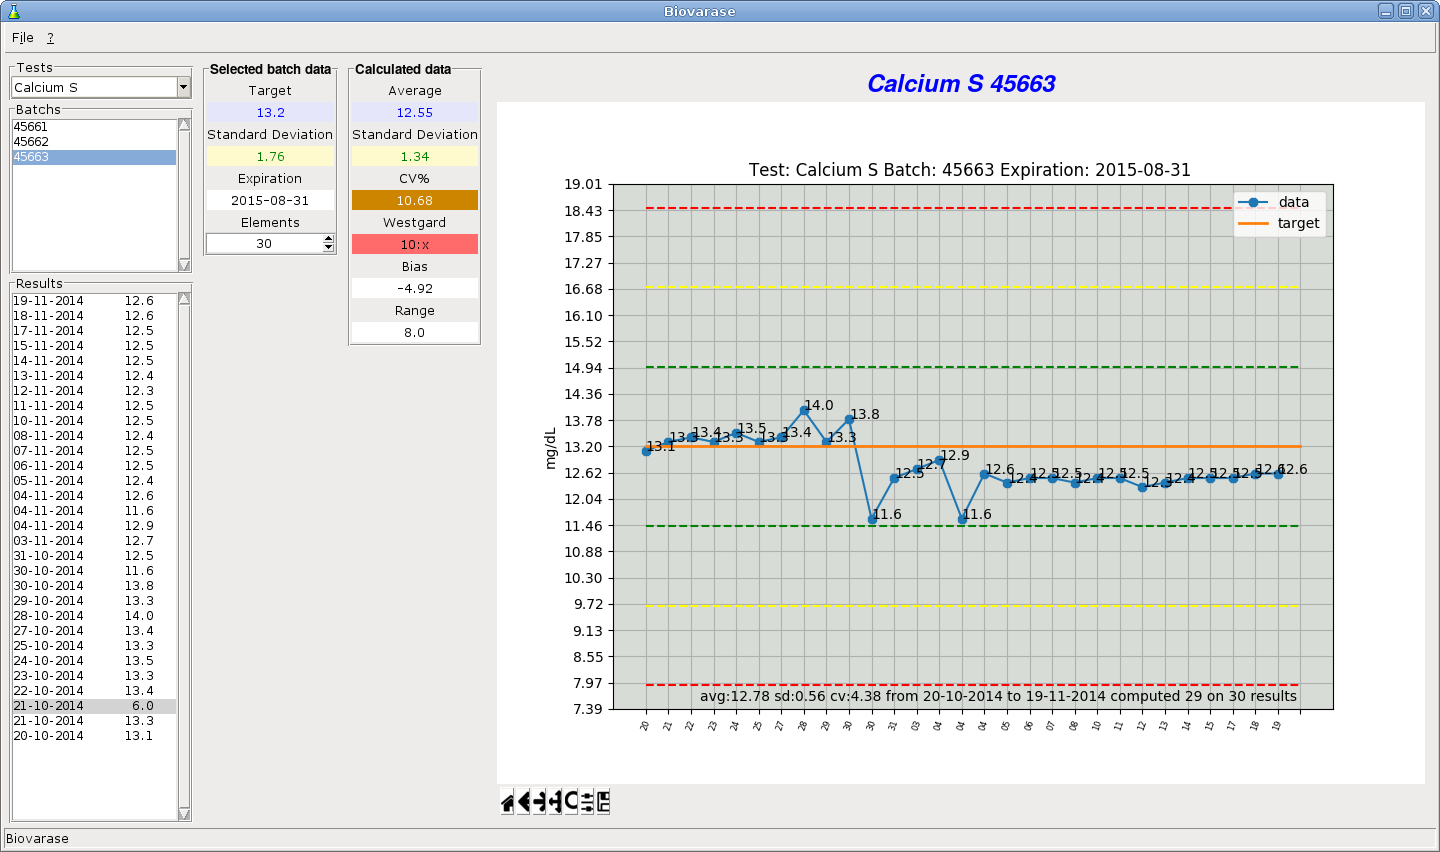

The script that saved this image:
#!/usr/bin/env python
#-----------------------------------------------------------------------------
# project:  biovarase
# authors:  1966bc
# mailto:   [[email redacted]]
# modify:   04/05/2017
# version:  0.2                                                                  
#-----------------------------------------------------------------------------

from Tkinter import *
import tkMessageBox
import tkFont
import ttk
import datetime
import threading
import tempfile
import numpy as np
import matplotlib.pyplot as plt
from matplotlib.backends.backend_tkagg import FigureCanvasTkAgg, NavigationToolbar2TkAgg

from engine import Engine
import elements, tests, data_manager, units


class Launcher(threading.Thread,):
    def __init__(self,path):
        threading.Thread.__init__(self)
        self.engine = Engine()
        self.path = path
    def run(self):
        self.engine.open_file(self.path)


class Biovarase(Frame):
    def __init__(self, master=None):
                
        Frame.__init__(self,master)

        #self.master.resizable(0,0)
        self.engine = Engine()
        self.master.title(self.engine.title)

        self.average = DoubleVar()
        self.bias = DoubleVar()
        self.westgard = StringVar()
        self.calculated_sd = DoubleVar()
        self.calculated_cv = DoubleVar()
        self.range = DoubleVar()
        self.elements = IntVar()
        self.target = DoubleVar()
        self.sd = DoubleVar()
        self.expiration = StringVar()
        self.levey_jennings = None
        self.axes = None

        
        self.format_frame_labels = tkFont.Font(family='Arial',weight='bold')
        self.format_label = tkFont.Font(family='Helvetica',size=14,)
       
             
        self.init_menu()
        self.init_status_bar()
        self.init_window()
     
    def init_menu(self):

        mnuMain = Menu(self.master, bd = 1)
        
        mFile = Menu(mnuMain, tearoff=0, bd = 1)
        mParameters = Menu(mnuMain, tearoff=0, bd = 1)
        mAbout = Menu(mnuMain, tearoff=0, bd = 1)
        
        mnuMain.add_cascade(label="File", menu=mFile)
        mnuMain.add_cascade(label="Info", menu=mAbout)

        mFile.add_command(label="Reset", command=self.on_reset)
        mFile.add_command(label="Export", command=self.on_export)
        mFile.add_command(label="Set Elements", command=self.on_elements)
        mFile.add_command(label="Tests", command=self.on_tests)
        mFile.add_command(label="Batchs and Results", command=self.on_data_manager)
        mFile.add_command(label="Units", command=self.on_units)
        mFile.add_command(label="Exit", command=self.on_exit)
        mAbout.add_command(label="About", command=self.on_about)
     
        self.master.config(menu=mnuMain)

    def init_status_bar(self):

        self.status = Label(self.master, text = self.engine.title, bd=1, relief=SUNKEN, anchor=W)
        self.status.pack(side=BOTTOM, fill=X)
        
    def init_window(self):

    
        self.pack(fill=BOTH, expand=1,)

        #-----------------------------------------------------------------------
        p0 = Frame(self,bd=5)

        cb_tests = LabelFrame(p0,font=self.format_frame_labels, text='Tests')

        self.cbTests =  ttk.Combobox(cb_tests)
        self.cbTests.bind("<<ComboboxSelected>>", self.on_selected_test)
        self.cbTests.pack(side=TOP,fill=X,expand=0)

        lst_batchs = LabelFrame(p0,font=self.format_frame_labels,text='Batchs')
        
        self.sb_batchs = Scrollbar(lst_batchs,orient=VERTICAL)
        self.lstBatchs = Listbox(lst_batchs,
                                 selectmode=BROWSE,
                                 yscrollcommand=self.sb_batchs.set,
                                 bg='white',)
        self.lstBatchs.config(width=8)
        self.lstBatchs.bind("<<ListboxSelect>>", self.on_selected_batch)
        self.sb_batchs.config(command=self.lstBatchs.yview)

        self.lstBatchs.pack(side=LEFT,fill=BOTH,expand=1)
        self.sb_batchs.pack(fill=Y,expand=1)

        lst_results = LabelFrame(p0,font=self.format_frame_labels,text='Results')
        
        self.sb_results = Scrollbar(lst_results,orient=VERTICAL)
        self.lstResults = Listbox(lst_results,
                                  selectmode=BROWSE,
                                  yscrollcommand=self.sb_results.set,
                                  bg='white',)
        self.lstResults.bind("<<ListboxSelect>>", self.on_selected_result)
        self.lstResults.bind('<Double-Button-1>', self.on_enable_result)
        self.sb_results.config(command=self.lstResults.yview)

        self.lstResults.pack(side=LEFT,fill=BOTH,expand=1)
        self.engine.ToolTip(self.lstResults, follow_mouse=1, text="Double click to enable-disable current record.")
        self.sb_results.pack(fill=Y,expand=1)

        cb_tests.pack(side=TOP,fill=X, expand=0)
        lst_batchs.pack(side=TOP,fill=BOTH, expand=0)
        lst_results.pack(side=TOP,fill=BOTH, expand=1)
        p0.pack(side=LEFT, fill=Y, expand=0)


        #-----------------------------------------------------------------------
        p1 = Frame(self,bd=5)
        batch_data = LabelFrame(p1,font = self.format_frame_labels, foreground="green",text='Selected batch data')
        st_target = Label(batch_data, text="Target",)
        st_target.pack(fill=X, padx=2, pady=2)
        self.txTarget = Label(batch_data, bg='white',font = self.format_label,foreground="blue", textvariable = self.target)
        self.txTarget.pack(fill=X, padx=2,pady=2)

        st_sd = Label(batch_data, text="Standard Deviation", )
        st_sd.pack(fill=Y, padx=2, pady=2)
        self.txtBatchSD = Label(batch_data, bg='white', font = self.format_label,foreground="orange", textvariable = self.sd)
        self.txtBatchSD.pack(fill=X, padx=2,pady=2)

        st_expiration = Label(batch_data, text="Expiration", )
        st_expiration.pack(fill=Y, padx=2, pady=2)
        self.txtExpiration = Label(batch_data, bg='white',font = self.format_label, textvariable = self.expiration)
        self.txtExpiration.pack(fill=X, padx=2,pady=2)

        elements = Label(batch_data, text="Elements", )
        elements.pack(fill=X, expand=0)
        self.spElements = Spinbox(batch_data,bg='white',font = self.format_label, from_=1, to=365,justify=CENTER,width=3,wrap=True,insertwidth=1, textvariable=self.elements)
        self.spElements.pack(fill=X, expand=0)

        calculated_data = LabelFrame(p1, font = self.format_frame_labels, foreground="green",text='Calculated data')
     
        st_avg = Label(calculated_data, text="Average", )
        st_avg.pack(fill=X, padx=2, pady=2)
        self.txAverage = Label(calculated_data,  bg='white',font = self.format_label,foreground="blue", textvariable = self.average)
        self.txAverage.pack(fill=X, padx=2,pady=2)

        st_sd = Label(calculated_data, text="Standard Deviation", )
        st_sd.pack(fill=X, padx=2, pady=2)
        self.txtSD = Label(calculated_data,  bg='white',font = self.format_label,foreground="orange", textvariable = self.calculated_sd)
        self.txtSD.pack(fill=X, padx=2,pady=2)

        st_cv = Label(calculated_data, text="CV%",)
        st_cv.pack(fill=X, padx=2, pady=2)
        self.txCV = Label(calculated_data, bg='white',font = self.format_label, textvariable = self.calculated_cv)
        self.txCV.pack(fill=X, padx=2,pady=2)

        st_bias = Label(calculated_data, text="Bias", )
        st_bias.pack(fill=X, padx=2, pady=2)
        self.txBias = Label(calculated_data,  bg='white',font = self.format_label, textvariable = self.bias)
        self.txBias.pack(fill=X, padx=2,pady=2)

        st_westgard = Label(calculated_data, text="Westgard",)
        st_westgard.pack(fill=X, padx=2, pady=2)
        self.txWestgard = Label(calculated_data,  bg='white',font = self.format_label, textvariable = self.westgard)
        self.txWestgard.pack(fill=X, padx=2,pady=2)

        st_range = Label(calculated_data, text="Range",)
        st_range.pack(fill=X, padx=2, pady=2)
        self.txRange = Label(calculated_data, bg='white',font = self.format_label, textvariable = self.range)
        self.txRange.pack(fill=X, padx=2,pady=2)

        batch_data.pack(side=TOP,fill=X, expand=0)
        calculated_data.pack(side=TOP,fill=X, expand=0)
        p1.pack(side=LEFT, fill=Y, expand=0)
 
        self.frame_plot = Frame(self,bd=5)
       
        self.frame_plot.pack(side=RIGHT, fill=BOTH, expand=1,padx=5, pady=5)
     
    def on_open(self):
        self.set_elements()
        self.on_reset()

    def set_elements(self):
        elements = self.engine.get_parameters()
        self.elements.set(elements['elements'])
        

    def on_reset(self):

        self.rs = None
        self.selected_batch = None
        self.lstBatchs.delete(0, END)
        self.lstResults.delete(0, END)

        index = 0
        self.dict_tests={}
        l = []
       

        sql = "SELECT tests.test_id,tests.test||' '||samples.sample\
               FROM tests\
               INNER JOIN samples ON tests.sample_id = samples.sample_id\
               WHERE tests.enable=1\
               ORDER BY tests.test"
        
        rs = self.engine.read(True, sql, ())

        for i in rs:
            self.dict_tests[index]=i[0]
            index+=1
            l.append(i[1])

        self.cbTests['values']=l        
        
        self.reset_texts()
        self.reset_graph()

    def reset_graph(self):

        if self.levey_jennings is not None:
            try:
                self.levey_jennings.clf()
                self.lj.get_tk_widget().delete("all")
                self.axes.clear()
                for child in self.frame_plot.winfo_children():
                    child.destroy()
            except:
                print (sys.exc_info()[0])
                print (sys.exc_info()[1])
                print (sys.exc_info()[2])

    def reset_texts(self):

        self.expiration.set(None)
        self.target.set(0)
        self.sd.set(0)
        self.average.set(0)
        self.bias.set(0)
        self.westgard.set('Accept')
        self.calculated_sd.set(0)
        self.calculated_cv.set(0)
        self.range.set(0)
        

    def on_selected_test(self,event):

        index = self.cbTests.current()
        test_id = self.dict_tests[index]
        self.selected_test = self.engine.get_selected('tests','test_id', test_id)

       
        self.lstBatchs.delete(0, END)
        self.lstResults.delete(0, END)
        self.reset_texts()

        index = 0
        self.dict_batchs={}
        sql = "SELECT * FROM lst_batchs WHERE test_id = ?"
        rs = self.engine.read(True, sql, (self.selected_test[0],))
        
        if rs:
            for i in rs:
                s = "%s"%(i[1])
                self.lstBatchs.insert(END, (s))
                self.dict_batchs[index]=i[0]
                index+=1               
    
    def on_selected_batch(self,event):

        if self.lstBatchs.curselection():

            index = self.lstBatchs.curselection()[0]
            pk = self.dict_batchs.get(index)
            self.selected_batch = self.engine.get_selected('batchs','batch_id', pk)

            self.set_batch_values()
            self.set_results_values()
            

    def set_batch_values(self):

        self.expiration.set(self.selected_batch[3])
        self.target.set(self.selected_batch[4])
        self.sd.set(self.selected_batch[5])            

    def set_results_values(self,):           
            
            self.lstResults.delete(0, END)

            index = 0
            self.dict_results={}
            series = []

            sql = "SELECT * FROM lst_results WHERE batch_id = ? LIMIT ?"
            rs = self.engine.read(True, sql, (self.selected_batch[0],int(self.spElements.get())))

            target = float(self.selected_batch[4])
            sd = float(self.selected_batch[5])

            if rs:

                for i in rs:

                    s = '{}{:>10}'.format(i[2],i[1])
                    self.lstResults.insert(END, s)

                    result = float(i[1])
                    is_enabled = i[3]
        
                    self.set_results_row_color(index, result, is_enabled, target, sd)
                    
                    self.dict_results[index]=i[0]
                    series.append(i[1])
                    index+=1

                avg = round(np.mean(series),2)
                sd = round(np.std(series),2)
                self.average.set(avg)
                self.bias.set(round((avg-target)/(target)*100,2))
                self.set_westgard(series)
                self.calculated_sd.set(sd)
                self.calculated_cv.set(round((sd/avg)*100,2))
                self.range.set(round(np.ptp(series),2))

                self.on_plot()
                     
    def set_results_row_color(self, index, result, is_enabled, target, sd):

        if is_enabled == 0:
            self.lstResults.itemconfig(index, {'bg':'light gray'})
        else:
            if result > target:
                #result > 3sd
                if result > (target + (sd*3)):
                    self.lstResults.itemconfig(index, {'bg':'red'})
                #if result is > 2sd and < +3sd
                elif (target + (sd*2) <= result <= target + (sd*3)):
                    self.lstResults.itemconfig(index, {'bg':'yellow'})

            elif result < target:
                #result < 3sd
                if result < (target - (sd*3)):
                    self.lstResults.itemconfig(index, {'bg':'red'})
                    #if result is > -2sd and < -3sd
                elif (target - (sd*2) <= result <= target - (sd*3)):
                    self.lstResults.itemconfig(index, {'bg':'yellow'})
               
    def set_westgard(self,series):

        if len(series) > 9:
            rule = self.engine.get_violation(self.selected_batch[4],self.selected_batch[5],series)
        else:
            rule = "No data"
        
        self.westgard.set(rule)
        
    def on_selected_result(self,event):

        if self.lstResults.curselection():
            
            index = self.lstResults.curselection()[0]
            pk = self.dict_results.get(index)
            self.selected_result = self.engine.get_selected('results','result_id', pk)

    #TOFIX: when enale-disable the graph doesn't redew
    def on_enable_result(self, event):

        if self.lstResults.curselection():

            index = self.lstResults.curselection()[0]
            pk = self.dict_results.get(index)
            sql = "SELECT enable FROM results WHERE result_id =?"
            rs = self.engine.read(False, sql, (pk,))
            if rs[0] == 0:
                sql = "UPDATE results SET enable=1 WHERE result_id=?"
            else:
                sql = "UPDATE results SET enable=0 WHERE result_id=?"
            self.engine.write(sql, (pk,))
            self.set_results_values()
            #self.on_selected_batch(self.lstBatchs)
            
                
        
    def get_um(self,):

        sql = "SELECT unit FROM units WHERE unit_id =?"
        return self.engine.read(False, sql, (self.selected_test[2],))


    def on_plot(self):

        if self.selected_batch is not None :

            sql = "SELECT result_id,\
                          ROUND(result,2) AS result,\
                          strftime('%d', recived),\
                          recived,\
                          enable\
                   FROM results\
                   WHERE batch_id = ?\
                   ORDER BY recived DESC\
                   LIMIT ?"

            rs = self.engine.read(True, sql, (self.selected_batch[0],int(self.spElements.get())))

            all_data = len(rs)
            #compute record with enable = 1
            rs = tuple(i for i in rs if i[4]!=0)
            compute_data = len(rs)

            if rs is not None:

                if compute_data<3:
                    msg = ("%s : lot %s INSUFFICIENT DATA FOR MEANINGFUL ANSWER"% (self.selected_test[3],self.selected_batch[2]))
                else:
                    
                    target = self.selected_batch[4]
                    sd = self.selected_batch[5]
                    data = []
                    dates = []
                    my_xticks = []

                    for i in reversed(rs):
                        #print (i)
                        data.append(i[1])
                        my_xticks.append(i[2])
                        dates.append(datetime.datetime.strptime(i[3], '%Y-%m-%d %H:%M:%S'))

                    
                    avg = round(np.mean(data),2)
                    sd = round(np.std(data),2)
                    cv = round((sd/avg)*100,2)

                    target_line = []
                    sd1line = []
                    sd2line = []
                    sd3line = []
                    sd1_line = []
                    sd2_line = []
                    sd3_line = []

                    for i in range(len(data)+1):
                        sd1line.append(self.selected_batch[4]+self.selected_batch[5])
                        sd2line.append(self.selected_batch[4]+(self.selected_batch[5]*2))
                        sd3line.append(self.selected_batch[4]+(self.selected_batch[5]*3))
                        sd1_line.append(self.selected_batch[4]-self.selected_batch[5])
                        sd2_line.append(self.selected_batch[4]-(self.selected_batch[5]*2))
                        sd3_line.append(self.selected_batch[4]-(self.selected_batch[5]*3))
                        target_line.append(self.selected_batch[4])
   
                    levey_jennings = plt.figure(self.selected_batch[0])
                    axes = levey_jennings.add_subplot(111)
                    #levey_jennings.subplots_adjust(bottom=0.)
                   
                    axes.set_xticks(range(len(data)), my_xticks)
                    
                    axes.plot(data,marker="8",label='data')
                    for x,y in enumerate(data):
                        axes.text(x, y, str(y),)
                       
                    axes.plot(target_line,label='target', linewidth=2)
                    axes.legend(loc='upper right')
                    axes.plot(sd1line,color="green",label='+1 sd',linestyle='--')
                    axes.plot(sd2line,color="orange",label='+2 sd',linestyle='--')
                    axes.plot(sd3line,color="red",label='+3 sd',linestyle='--')
                    axes.plot(sd1_line,color="green",label='-1 sd',linestyle='--')
                    axes.plot(sd2_line,color="orange",label='-2 sd',linestyle='--')
                    axes.plot(sd3_line,color="red",label='-3 sd',linestyle='--')
                    
                    um = self.get_um()
                    axes.set_ylabel(str(um[0]))
                 
                    msg = "Test: %s Batch: %s Expiration: %s " %(self.selected_test[3],
                                                                 self.selected_batch[2],
                                                                 self.selected_batch[3],)
                    axes.set_title(msg)

                    text_data = (avg,sd,cv,self.format_interval_date(dates), compute_data, all_data)

                    axes.text(0.95, 0.01,
                             'average:%s sd:%s cv:%s %s computed %s on %s results'%text_data,
                             verticalalignment='bottom',
                             horizontalalignment='right',
                             transform=axes.transAxes,
                             color='black')

                    self.draw(levey_jennings, axes)

                    
            else:
                msg = "INSUFFICIENT DATA FOR MEANINGFUL ANSWER."
                messagebox.showinfo(self.engine.title,msg )
        else:
            msg = "No batch selected."
            tkMessageBox.showwarning(self.engine.title,msg)

    def draw(self, levey_jennings, axes):

        self.reset_graph()

        self.levey_jennings = levey_jennings
    
        self.axes = axes
            
        self.lj = FigureCanvasTkAgg(levey_jennings, self.frame_plot)
        self.lj.show()
        self.lj.get_tk_widget().pack(side=BOTTOM, fill=BOTH, expand=1)
        self.lj_toolbar = NavigationToolbar2TkAgg(self.lj, self.frame_plot)
        self.lj_toolbar.update()
        #enable for keep on bottom
        #self.lj._tkcanvas.pack(side=TOP, fill=BOTH, expand=1)    
  

    def format_interval_date(self,dates):

        x = min(dates)
        s1 = "%s-%s-%s" %(x.day,x.month,x.year)
        x = max(dates)
        s2 = "%s-%s-%s" %(x.day,x.month,x.year)
                
        return  "from %s to %s"%(s1,s2)

    def on_export(self):

        sql = "SELECT batchs.batch_id,\
                         samples.sample,\
                      tests.test,\
                      batchs.batch,\
                      batchs.expiration,\
                      batchs.target,\
                      tests.cvw,\
                      tests.cvb\
               FROM tests\
               INNER JOIN samples \
               ON tests.sample_id = samples.sample_id\
               INNER JOIN batchs \
               ON tests.test_id = batchs.test_id\
               WHERE tests.enable = 1\
               AND tests.cvw !=0\
               AND tests.cvb !=0\
               AND batchs.target !=0\
               AND batchs.enable = 1\
               ORDER BY tests.test,samples.sample"

        rs = self.engine.read(True, sql, ())
        path = tempfile.mktemp (".xls")
        limit = int(self.spElements.get())
        obj = self.engine.get_xls(limit,rs)
        obj.save(path)
        Launcher(path).start()    

    def on_elements(self,):

        obj = elements.Dialog(self,self.engine)
        obj.attributes("-topmost", True)
        obj.on_open()
        obj.wait_visibility()
        obj.grab_set()
        self.master.wait_window(obj)

    def on_tests(self,):
        
        obj = tests.Dialog(self,self.engine)
        obj.on_open()

    def on_units(self,):
        
        obj = units.Dialog(self,self.engine)
        obj.on_open()           

    def on_data_manager(self,):
        
        obj = data_manager.Dialog(self,self.engine)
        obj.on_open()        
      
    def on_about(self,):
        tkMessageBox.showinfo(self.engine.title, self.engine.about)   
        
    def on_exit(self):
        if tkMessageBox.askokcancel(self.engine.title, "Do you want to quit?"):
            self.master.destroy()
            
if __name__ == "__main__":

    root = Tk()
    width = root.winfo_screenwidth()
    height = root.winfo_screenheight()
    #full screen
    root.geometry(str(width) + "x" + str(height))
    app = Biovarase(master=root)
    app.on_open()
    app.master.protocol("WM_DELETE_WINDOW",app.on_exit)
    app.mainloop()
